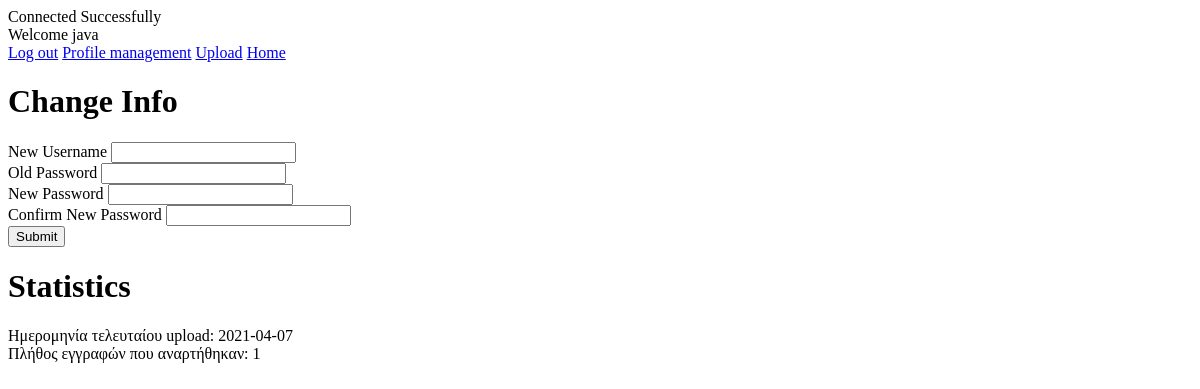
/profile.management-system.php (signed in), run on an earlier commit of the app's database.
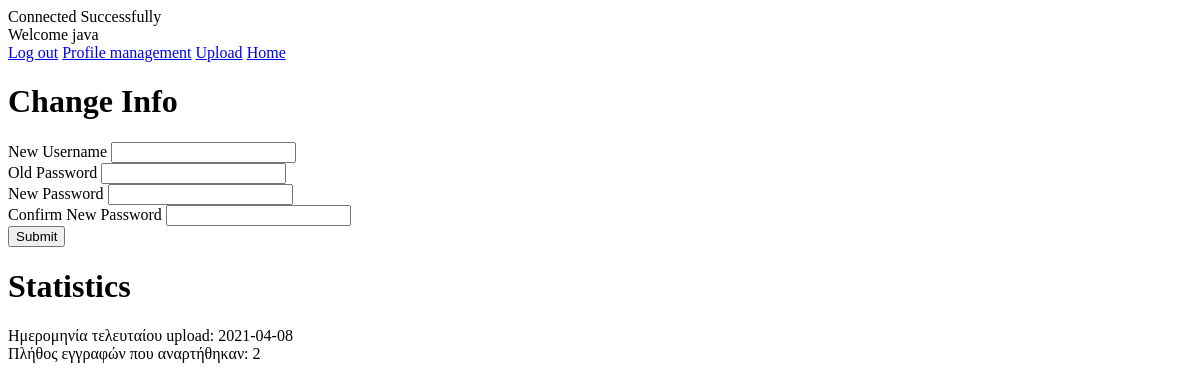
And on a later commit of the database.
### tables this page shows
CREATE TABLE `harfiles` (
  `idharfiles` int(15) NOT NULL,
  `harname` varchar(300) NOT NULL,
  `city` varchar(300) NOT NULL,
  `date` date NOT NULL,
  `ipaddress` varchar(300) NOT NULL,
  `provider` varchar(300) NOT NULL,
  `iduserinfo` int(15) NOT NULL,
  `latitude` varchar(50) NOT NULL,
  `longitude` varchar(50) NOT NULL
);

### profile.management-system.php (the view, shortened to what this page needs)
<?php
include_once 'connect.php';
$user = $_SESSION['user'];
echo "Welcome ".$user;
?>
<!DOCTYPE html>
<html>
  <head>
  </head>
  <body>
  <a href='/logout-system.php'>Log out</a>
  <a href='/profile.management-system.php'>Profile management</a>
  <a href='/upload-system.php'>Upload</a>
  <a href='/home-system.php'>Home</a>
   <h1>Change Info</h1>
   <form action="?" method="post">
   <label>New Username</label>
   <input type="text" name="user" value="<?php $username ?>"> <br>
   <label>Old Password</label>
   <input type="password" name="oldpass" value="<?php $oldpass ?>"> <br>
    <label>New Password</label>
	<input type="password" name="pass" value="<?php $pass ?>"> <br>
	<label>Confirm New Password</label>
	<input type="password" name="conpass" value="<?php $conpass ?>"> <br>
	<input type="submit" name ="submit" value="Submit">
	<br>
	<h1>Statistics</h1>
	<?php
	$iduser=mysqli_query($conn,"SELECT iduserinfo FROM userinfo WHERE username='".$user."'" );
	$result=mysqli_fetch_array($iduser);
	$idu=$result['iduserinfo'];
	$da=mysqli_query($conn,"SELECT date FROM harfiles WHERE iduserinfo='".$idu."' ORDER BY date DESC" );
	$result=mysqli_fetch_array($da);
	$date=$result['date'];
	echo "Ημερομηνία τελευταίου upload: ".$date;
	echo "<br>";
	$result=mysqli_query($conn,"SELECT * FROM harfiles WHERE iduserinfo='".$idu."'");
	$count=mysqli_num_rows($result);
	echo "Πλήθος εγγραφών που αναρτήθηκαν: ".$count;
	echo "<br>";
	?>
	</body>
</html>

What changed in the data, as far as the page shows it:
no longer on this page (row unchanged): harfiles: date "2021-04-07"
added harfiles: date "2021-04-08"
Also different on the page:
$count: "1" → "2"
